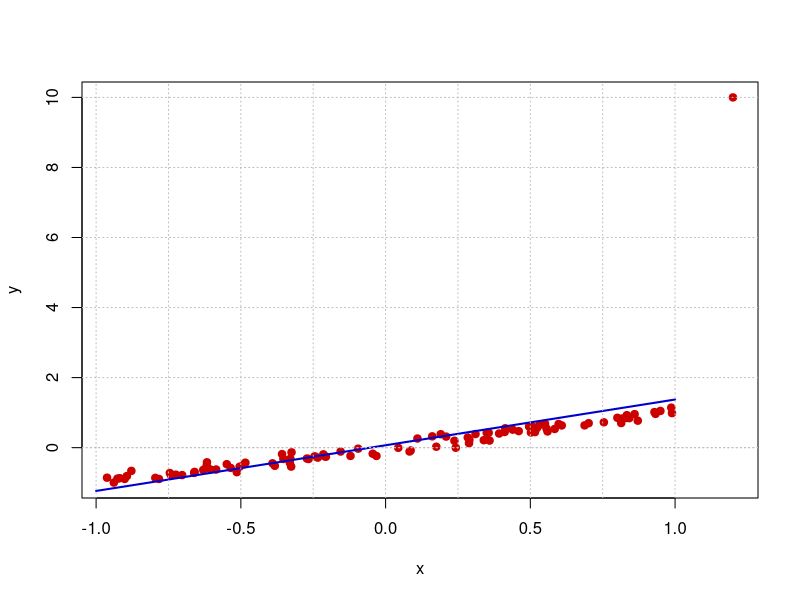

Generate this figure with R:
rm(list = ls(all = TRUE))
# set the parameters and draw samples
n  = 100
x  = runif(min = -1, max = 1, n) # draw 100 random numbers from a uniform CDF
y  = rnorm(n, mean = 0, sd = 0.1) + x 
x  = c(x, 1.2)
y  = c(y, 10)
b1 = var(x, y) / var(x)
b0 = mean(y) - b1 * mean(x)
# do the right scatter plot
plot(x, y, type = "p", pch = 19, col = "red3")
lines(x = c(-1, 1), y = c(b0 - b1, b0 + b1), lwd = 2, col = "blue3")
abline(a = 0, b = 0, v = seq(-1, 1, by = 0.25), h = seq(0, 10, by = 2),
       col = "gray", lty = 3)
# compute correlations of Pearson, Kendall and Spearman
print(cor(x, y))
print(cor(x, y, method = "kendall"))
print(cor(x, y, method = "spearman"))